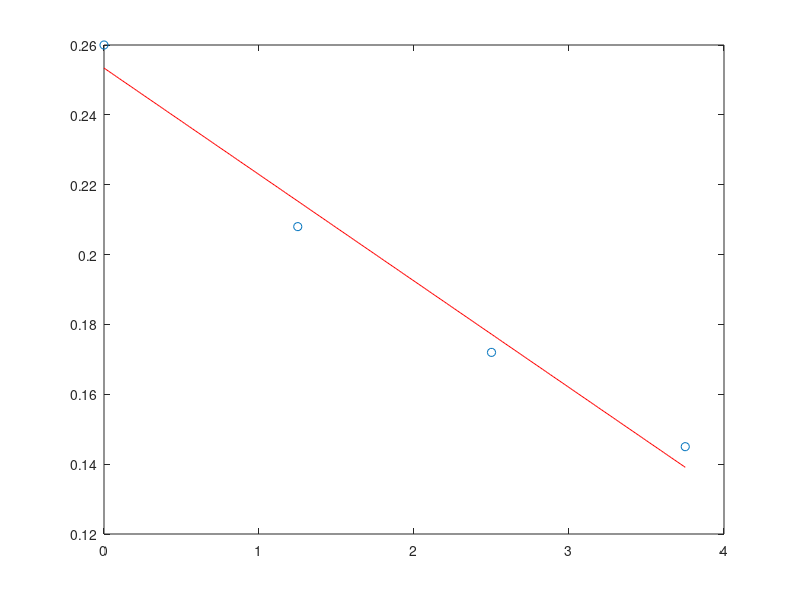

The MATLAB script that drew this image: (Note: this script raises an error after producing the figure.)
%% Mínimos Quadrados

%% funções
% Modelo Polinomial:
% polyfit - determinar coeficientes do polinómio e obter resíduo
% polyval - obter estimativa segundo os coeficientes do polinómio
% Modelo Não Polinomial:
% lsqcurvefit - obter coeficientes do polinómio e o resíduo

%% Modelo Polinomial
%% Dados

x = [0 1.25 2.5 3.75];
f = [0.26 0.208 0.172 0.145];

%% Grau do polinómio
grau = 1;

%% Polinómio
[Pgrau,Sgrau] = polyfit(x,f,grau) % Pgrau - coeficientes do polinómio de grau *grau*
SQR = Sgrau.normr^2 % calcula a soma do quadrado dos resíduos (erro)

%% Estimar valor x0
x0 = 29;
fx0 = polyval(Pgrau, x0)

%% representação do polinómio (opcional)
novo_x = 0:0.01:3.75;
novo_f = polyval(Pgrau, novo_x); %avalia o novo_x em P2
plot(x,f,'o', novo_x, novo_f, 'r')


%% Modelo Não Polinomial
x = [1 3 6 10 12];
f = [122 188 270 160 120];
[c, RESNORM] = lsqcurvefit(@fun ,[1,1],x,f)
% c -> vetor resultado com os coeficientes c (c1, c2, ..., cn)
% RESNORM -> Resíduo

%% Função

function [m] = fun(c,x)
m=c(1)./x+c(2).*x;
end